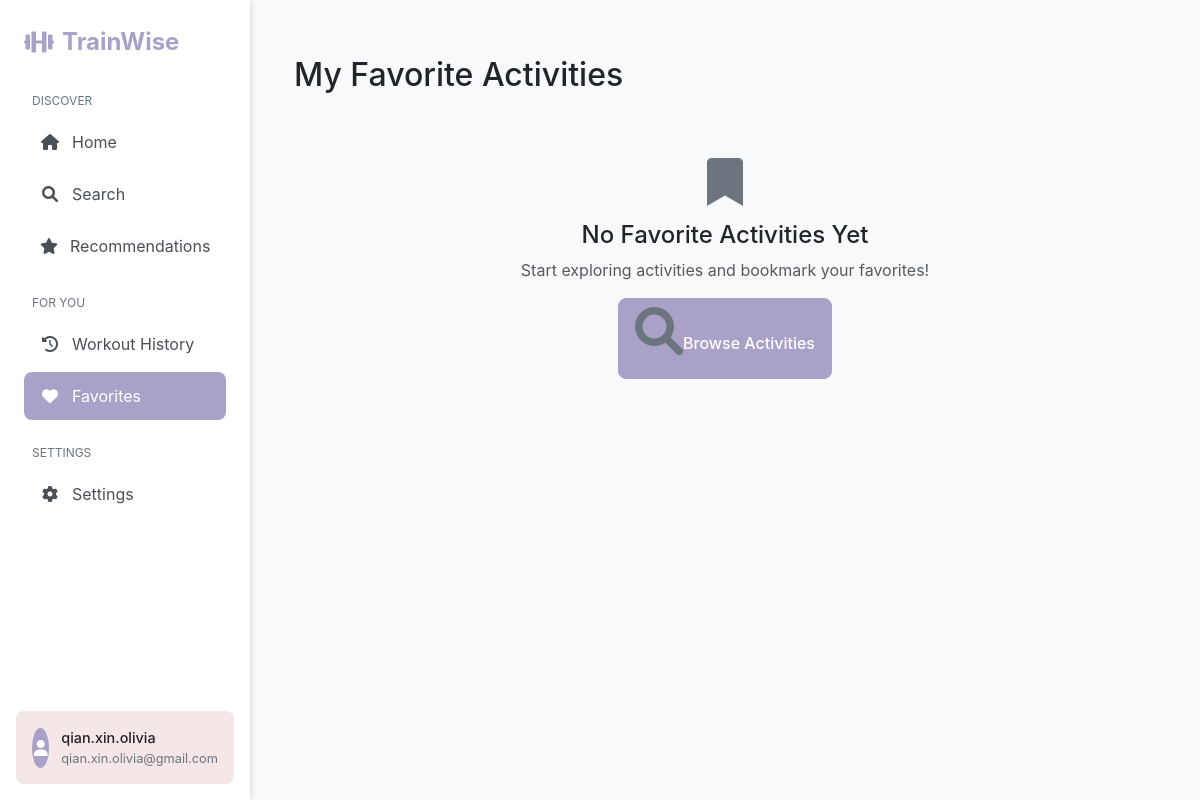
Page /favorites/ (signed in) on the earlier database version.
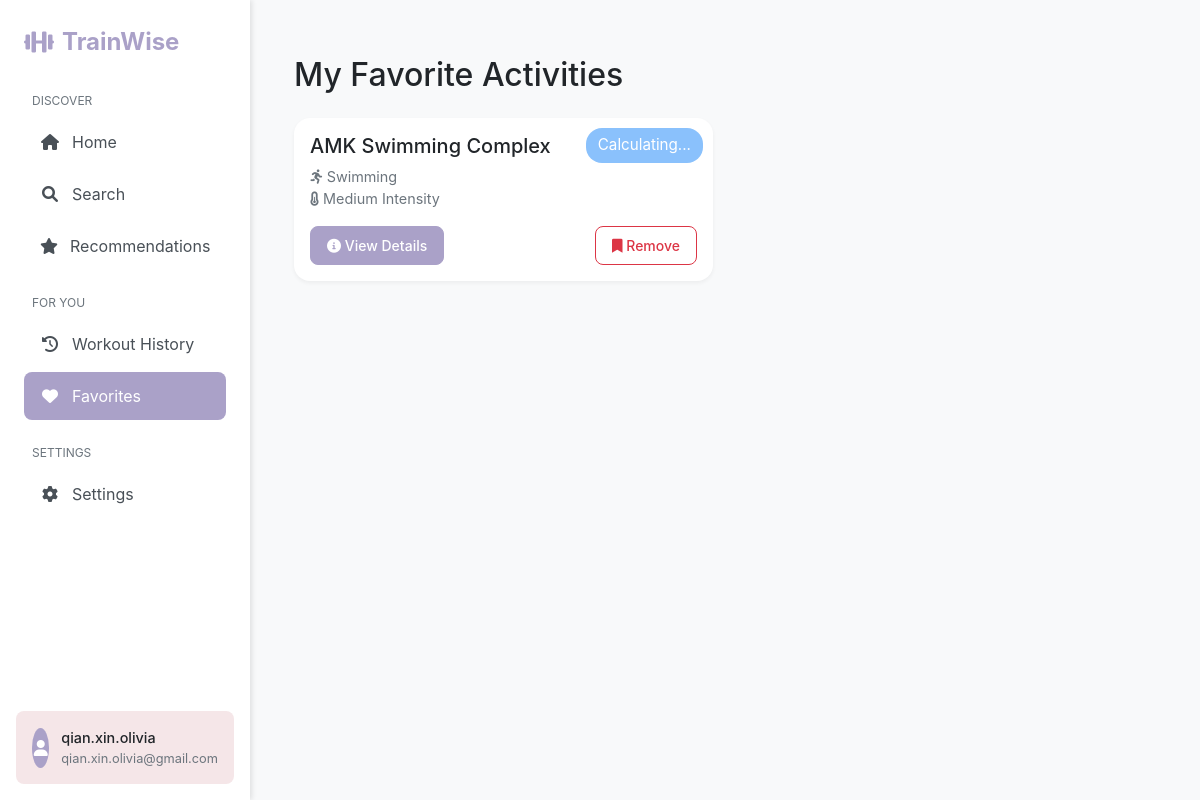
Same page on the later database version.
### activities/models.py (models this page shows, shortened)
class Activity(models.Model):
    ACTIVITY_TYPES = [
        ('GYM', 'Gym'),
        ('SWIMMING', 'Swimming'),
        ('RUNNING', 'Running'),
        ('BASKETBALL', 'Basketball'),
        ('FOOTBALL', 'Football'),
        ('TENNIS', 'Tennis'),
        ('BADMINTON', 'Badminton'),
        ('TABLE_TENNIS', 'Table Tennis'),
        ('VOLLEYBALL', 'Volleyball'),
        ('SQUASH', 'Squash'),
        ('HOCKEY', 'Hockey'),
        ('PICKLEBALL', 'Pickleball'),
        ('NETBALL', 'Netball'),
        ('LAWN_BOWL', 'Lawn Bowl'),
        ('OTHER', 'Other'),
    ]
    INTENSITY_LEVELS = [
        ('LOW', 'Low'),
        ('MEDIUM', 'Medium'),
        ('HIGH', 'High'),
    ]
    facility_name = models.CharField(max_length=200)
    activity_type = models.CharField(max_length=20, choices=ACTIVITY_TYPES)
    description = models.TextField()
    intensity = models.CharField(max_length=10, choices=INTENSITY_LEVELS)
    is_indoor = models.BooleanField(default=False)
    image_url = models.URLField(blank=True, null=True)
    address = models.CharField(max_length=500)
    latitude = models.DecimalField(max_digits=9, decimal_places=6, null=True, blank=True)
    longitude = models.DecimalField(max_digits=9, decimal_places=6, null=True, blank=True)
    operating_hours = models.CharField(max_length=200)
    price_range = models.CharField(max_length=100)
    contact_info = models.CharField(max_length=100)
    created_at = models.DateTimeField(auto_now_add=True)
    updated_at = models.DateTimeField(auto_now=True)
    class Meta:
        verbose_name_plural = "Activities"
        ordering = ['facility_name']

### activities/views.py (the view)
# urls.py: path('favorites/', views.favorites, name='favorites'),
@login_required
def favorites(request):
    print("\n=== Starting favorites view ===")  # Debug log
    print(f"User: {request.user.username}")  # Debug log
    favorite_activities = Activity.objects.filter(favoriteactivity__user=request.user)
    print(f"Found {favorite_activities.count()} favorite activities")  # Debug log
    for activity in favorite_activities:
        print(f"- {activity.facility_name}")  # Debug log
    return render(request, 'activities/favorites.html', {
        'activities': favorite_activities
    })

### templates/activities/favorites.html (shortened to what this page needs)
{% extends 'base.html' %}
{% load static %}
{% block content %}
<div class="container mt-4">
    <h2 class="mb-4">My Favorite Activities</h2>
    {% if activities %}
        <div class="row">
            {% for activity in activities %}
                <div class="col-md-6">
                    <div class="card favorite-card">
                        <div class="card-body">
                            <span class="distance-badge" id="distance-{{ activity.id }}">
                                Calculating...
                            </span>
                            <h5 class="card-title">{{ activity.facility_name }}</h5>
                            <div class="activity-meta mb-3">
                                <div><i class="fas fa-running mr-2"></i> {{ activity.get_activity_type_display }}</div>
                                <div><i class="fas fa-thermometer-half mr-2"></i> {{ activity.get_intensity_display }} Intensity</div>
                            </div>
                            <div class="d-flex justify-content-between align-items-center">
                                <a href="{% url 'activities:activity_detail' activity.id %}" class="btn btn-primary btn-sm">
                                    <i class="fas fa-info-circle mr-1"></i> View Details
                                </a>
                                <button class="btn btn-outline-danger btn-sm" onclick="confirmRemove({{ activity.id }}, '{{ activity.facility_name }}')">
                                    <i class="fas fa-bookmark mr-1"></i> Remove
                                </button>
                            </div>
                        </div>
                    </div>
                </div>
            {% endfor %}
        </div>
    {% else %}
        <div class="empty-favorites">
            <i class="fas fa-bookmark"></i>
            <h4>No Favorite Activities Yet</h4>
            <p class="text-muted">Start exploring activities and bookmark your favorites!</p>
            <a href="{% url 'activities:search' %}" class="btn btn-primary">
                <i class="fas fa-search mr-2"></i>Browse Activities
            </a>
        </div>
    {% endif %}
</div>
{% endblock %}

Differences in the rows shown:
now on this page (row edited): Activity: facility_name "AMK Swimming Complex", activity_type "Swimming", intensity "Medium"
Other differences:
text no longer shown: "No Favorite Activities Yet Start exploring activities and bookmark your favorites! Browse Activities"
